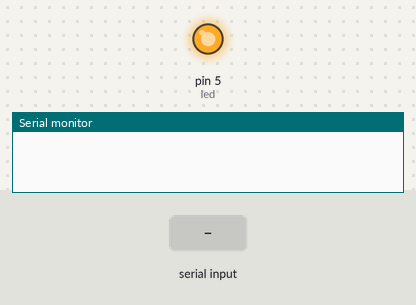
Recording of a sketch running on a simulated Arduino Uno, built with avr-gcc and run on an emulated ATmega328P. On the bench: output pins drawn as LEDs (lit = HIGH), the last lines printed to the serial monitor. Inputs (shaded band) come from the test bench.

Above: at 1.2 s.
1.3 s: "1" received over Serial
At 2.4 s:
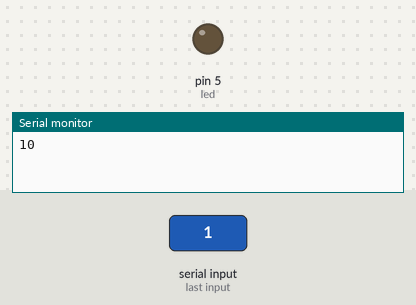
2.8 s: "0" received over Serial
At 3.5 s:
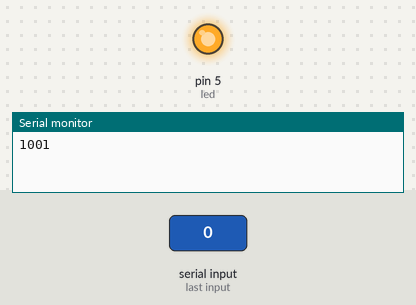
Timing chart, 0 to 5.8 s (numbered marks = the images above; inputs shaded):
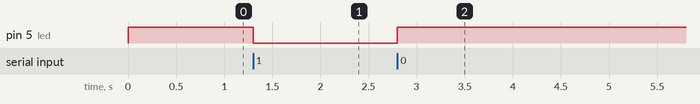

Measured:
- after the input at 1.3 s, pin 5 (led): HIGH → LOW at once
- after the input at 2.8 s, pin 5 (led): LOW → HIGH at once

The sketch:

Code.ino
```cpp
int led = 5;

void setup() {
  // put your setup code here, to run once:
 pinMode(led, OUTPUT);
digitalWrite(led, HIGH);
  // Khởi tạo Serial để giao tiếp với máy tính và Serial Monitor
 Serial.begin(9600);
}

void loop() {
  // put your main code here, to run repeatedly:
 if(Serial.available()){
  // Nếu có dữ liệu từ Monitor gửi và hiển thị nó
   char c = Serial.read();
   Serial.write(c);

   if(c == '0'){
     digitalWrite(led, HIGH);
     Serial.print(digitalRead( led));
   }
   if(c == '1'){
     digitalWrite(led, LOW);
     Serial.print(digitalRead( led));
   }
 }

//    digitalWrite(led, LOW);
//  delay(2000);
//  Serial.print(digitalRead( led));
//  digitalWrite(led, HIGH);
//  delay(500);
//  Serial.print(digitalRead( led));
}
```
